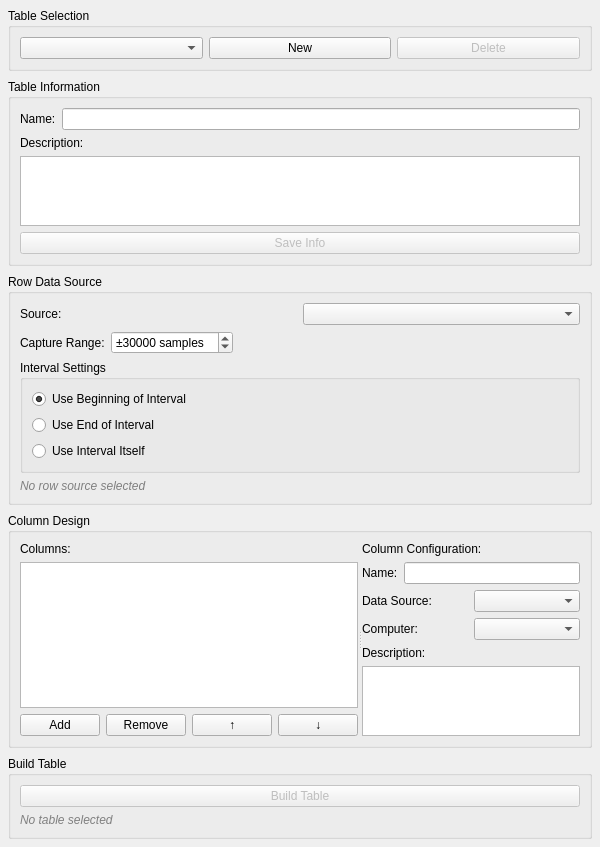
<?xml version="1.0" encoding="UTF-8"?>
<ui version="4.0">
 <class>TableDesignerWidget</class>
 <widget class="QWidget" name="TableDesignerWidget">
  <property name="geometry">
   <rect>
    <x>0</x>
    <y>0</y>
    <width>600</width>
    <height>800</height>
   </rect>
  </property>
  <property name="windowTitle">
   <string>Table Designer</string>
  </property>
  <layout class="QVBoxLayout" name="main_layout">
   <property name="spacing">
    <number>8</number>
   </property>
   <property name="leftMargin">
    <number>8</number>
   </property>
   <property name="topMargin">
    <number>8</number>
   </property>
   <property name="rightMargin">
    <number>8</number>
   </property>
   <property name="bottomMargin">
    <number>8</number>
   </property>
   <item>
    <widget class="QGroupBox" name="table_selection_group">
     <property name="title">
      <string>Table Selection</string>
     </property>
     <layout class="QVBoxLayout" name="table_selection_layout">
      <item>
       <layout class="QHBoxLayout" name="table_selection_row">
        <item>
         <widget class="QComboBox" name="table_combo">
          <property name="minimumWidth">
           <number>150</number>
          </property>
         </widget>
        </item>
        <item>
         <widget class="QPushButton" name="new_table_btn">
          <property name="text">
           <string>New</string>
          </property>
          <property name="maximumWidth">
           <number>60</number>
          </property>
         </widget>
        </item>
        <item>
         <widget class="QPushButton" name="delete_table_btn">
          <property name="text">
           <string>Delete</string>
          </property>
          <property name="maximumWidth">
           <number>60</number>
          </property>
          <property name="enabled">
           <bool>false</bool>
          </property>
         </widget>
        </item>
       </layout>
      </item>
     </layout>
    </widget>
   </item>
   <item>
    <widget class="QGroupBox" name="table_info_group">
     <property name="title">
      <string>Table Information</string>
     </property>
     <layout class="QVBoxLayout" name="table_info_layout">
      <item>
       <layout class="QHBoxLayout" name="name_row">
        <item>
         <widget class="QLabel" name="name_label">
          <property name="text">
           <string>Name:</string>
          </property>
         </widget>
        </item>
        <item>
         <widget class="QLineEdit" name="table_name_edit"/>
        </item>
       </layout>
      </item>
      <item>
       <widget class="QLabel" name="description_label">
        <property name="text">
         <string>Description:</string>
        </property>
       </widget>
      </item>
      <item>
       <widget class="QTextEdit" name="table_description_edit">
        <property name="maximumHeight">
         <number>60</number>
        </property>
       </widget>
      </item>
      <item>
       <widget class="QPushButton" name="save_info_btn">
        <property name="text">
         <string>Save Info</string>
        </property>
        <property name="enabled">
         <bool>false</bool>
        </property>
       </widget>
      </item>
     </layout>
    </widget>
   </item>
   <item>
    <widget class="QGroupBox" name="row_source_group">
     <property name="title">
      <string>Row Data Source</string>
     </property>
     <layout class="QVBoxLayout" name="row_source_layout">
      <item>
       <layout class="QHBoxLayout" name="row_combo_row">
        <item>
         <widget class="QLabel" name="row_source_label">
          <property name="text">
           <string>Source:</string>
          </property>
         </widget>
        </item>
        <item>
         <widget class="QComboBox" name="row_data_source_combo">
          <property name="minimumWidth">
           <number>200</number>
          </property>
         </widget>
        </item>
       </layout>
      </item>
      <item>
       <layout class="QHBoxLayout" name="capture_range_layout">
        <item>
         <widget class="QLabel" name="capture_range_label">
          <property name="text">
           <string>Capture Range:</string>
          </property>
         </widget>
        </item>
        <item>
         <widget class="QSpinBox" name="capture_range_spinbox">
          <property name="prefix">
           <string>±</string>
          </property>
          <property name="suffix">
           <string> samples</string>
          </property>
          <property name="minimum">
           <number>100</number>
          </property>
          <property name="maximum">
           <number>100000</number>
          </property>
          <property name="singleStep">
           <number>100</number>
          </property>
          <property name="value">
           <number>30000</number>
          </property>
         </widget>
        </item>
        <item>
         <spacer name="horizontalSpacer_capture">
          <property name="orientation">
           <enum>Qt::Horizontal</enum>
          </property>
          <property name="sizeHint" stdset="0">
           <size>
            <width>20</width>
            <height>20</height>
           </size>
          </property>
         </spacer>
        </item>
       </layout>
      </item>
      <item>
       <widget class="QGroupBox" name="interval_settings_group">
        <property name="title">
         <string>Interval Settings</string>
        </property>
        <property name="visible">
         <bool>false</bool>
        </property>
        <layout class="QVBoxLayout" name="interval_layout">
         <item>
          <widget class="QRadioButton" name="interval_beginning_radio">
           <property name="text">
            <string>Use Beginning of Interval</string>
           </property>
           <property name="checked">
            <bool>true</bool>
           </property>
          </widget>
         </item>
         <item>
          <widget class="QRadioButton" name="interval_end_radio">
           <property name="text">
            <string>Use End of Interval</string>
           </property>
          </widget>
         </item>
         <item>
          <widget class="QRadioButton" name="interval_itself_radio">
           <property name="text">
            <string>Use Interval Itself</string>
           </property>
          </widget>
         </item>
        </layout>
       </widget>
      </item>
      <item>
       <widget class="QLabel" name="row_info_label">
        <property name="text">
         <string>No row source selected</string>
        </property>
        <property name="styleSheet">
         <string>QLabel { color: gray; font-style: italic; }</string>
        </property>
       </widget>
      </item>
     </layout>
    </widget>
   </item>
   <item>
    <widget class="QGroupBox" name="column_design_group">
     <property name="title">
      <string>Column Design</string>
     </property>
     <layout class="QVBoxLayout" name="column_design_layout">
      <item>
       <widget class="QSplitter" name="column_splitter">
        <property name="orientation">
         <enum>Qt::Horizontal</enum>
        </property>
        <widget class="QWidget" name="column_list_widget" native="true">
         <layout class="QVBoxLayout" name="column_list_layout">
          <item>
           <widget class="QLabel" name="columns_label">
            <property name="text">
             <string>Columns:</string>
            </property>
           </widget>
          </item>
          <item>
           <widget class="QListWidget" name="column_list">
            <property name="minimumHeight">
             <number>150</number>
            </property>
           </widget>
          </item>
          <item>
           <layout class="QHBoxLayout" name="column_buttons_layout">
            <item>
             <widget class="QPushButton" name="add_column_btn">
              <property name="text">
               <string>Add</string>
              </property>
             </widget>
            </item>
            <item>
             <widget class="QPushButton" name="remove_column_btn">
              <property name="text">
               <string>Remove</string>
              </property>
             </widget>
            </item>
            <item>
             <spacer name="horizontalSpacer">
              <property name="orientation">
               <enum>Qt::Horizontal</enum>
              </property>
              <property name="sizeHint" stdset="0">
               <size>
                <width>40</width>
                <height>20</height>
               </size>
              </property>
             </spacer>
            </item>
            <item>
             <widget class="QPushButton" name="move_up_btn">
              <property name="text">
               <string>↑</string>
              </property>
              <property name="maximumWidth">
               <number>30</number>
              </property>
             </widget>
            </item>
            <item>
             <widget class="QPushButton" name="move_down_btn">
              <property name="text">
               <string>↓</string>
              </property>
              <property name="maximumWidth">
               <number>30</number>
              </property>
             </widget>
            </item>
           </layout>
          </item>
         </layout>
        </widget>
        <widget class="QWidget" name="column_config_widget" native="true">
         <layout class="QVBoxLayout" name="column_config_layout">
          <item>
           <widget class="QLabel" name="column_config_label">
            <property name="text">
             <string>Column Configuration:</string>
            </property>
           </widget>
          </item>
          <item>
           <layout class="QHBoxLayout" name="col_name_row">
            <item>
             <widget class="QLabel" name="col_name_label">
              <property name="text">
               <string>Name:</string>
              </property>
             </widget>
            </item>
            <item>
             <widget class="QLineEdit" name="column_name_edit"/>
            </item>
           </layout>
          </item>
          <item>
           <layout class="QHBoxLayout" name="col_source_row">
            <item>
             <widget class="QLabel" name="col_source_label">
              <property name="text">
               <string>Data Source:</string>
              </property>
             </widget>
            </item>
            <item>
             <widget class="QComboBox" name="column_data_source_combo"/>
            </item>
           </layout>
          </item>
          <item>
           <layout class="QHBoxLayout" name="col_computer_row">
            <item>
             <widget class="QLabel" name="col_computer_label">
              <property name="text">
               <string>Computer:</string>
              </property>
             </widget>
            </item>
            <item>
             <widget class="QComboBox" name="column_computer_combo"/>
            </item>
           </layout>
          </item>
          <item>
           <widget class="QLabel" name="col_description_label">
            <property name="text">
             <string>Description:</string>
            </property>
           </widget>
          </item>
          <item>
           <widget class="QTextEdit" name="column_description_edit">
            <property name="maximumHeight">
             <number>60</number>
            </property>
           </widget>
          </item>
          <item>
           <spacer name="verticalSpacer">
            <property name="orientation">
             <enum>Qt::Vertical</enum>
            </property>
            <property name="sizeHint" stdset="0">
             <size>
              <width>20</width>
              <height>40</height>
             </size>
            </property>
           </spacer>
          </item>
         </layout>
        </widget>
       </widget>
      </item>
     </layout>
    </widget>
   </item>
   <item>
    <widget class="QGroupBox" name="build_group">
     <property name="title">
      <string>Build Table</string>
     </property>
     <layout class="QVBoxLayout" name="build_layout">
      <item>
       <widget class="QPushButton" name="build_table_btn">
        <property name="text">
         <string>Build Table</string>
        </property>
        <property name="enabled">
         <bool>false</bool>
        </property>
       </widget>
      </item>
      <item>
       <widget class="QLabel" name="build_status_label">
        <property name="text">
         <string>No table selected</string>
        </property>
        <property name="styleSheet">
         <string>QLabel { color: gray; font-style: italic; }</string>
        </property>
       </widget>
      </item>
     </layout>
    </widget>
   </item>
   <item>
    <spacer name="verticalSpacer_2">
     <property name="orientation">
      <enum>Qt::Vertical</enum>
     </property>
     <property name="sizeHint" stdset="0">
      <size>
       <width>20</width>
       <height>40</height>
      </size>
     </property>
    </spacer>
   </item>
  </layout>
 </widget>
 <resources/>
 <connections/>
</ui> 
